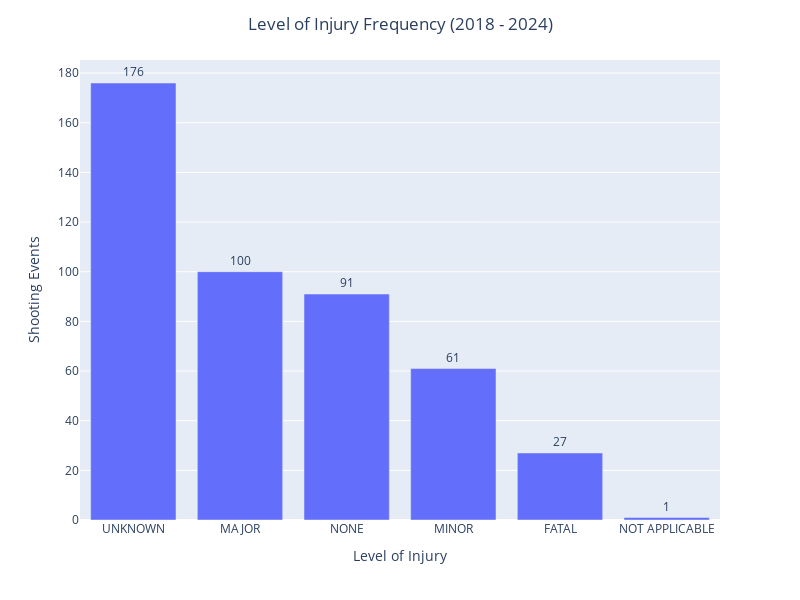

The notebook cell saved with this chart:
### Code cell
fig = px.bar(LoI, x = LoI.index, y = LoI.values, text = LoI.values, width=800, height=600,
        labels={"index": "Level of Injury", "y" : "Shooting Events"}
)

fig.update_traces(textposition='outside')
fig.update_layout(title={
                         'text': 'Level of Injury Frequency (2018 - 2024)',
                         'x': 0.5,  # Center the title horizontally
                         'xanchor': 'center'  # Anchor the title to the center
})


fig.show()

### Figure 1 — Plotly figure (JSON) as saved in the notebook; plotly's stock layout.template omitted (floating-point values rounded to 4 significant figures)
{"data": [{"alignmentgroup": "True", "hovertemplate": "Level of Injury=%{x}<br>Shooting Events=%{y}<br>text=%{text}<extra></extra>", "legendgroup": "", "marker": {"color": "#636efa", "pattern": {"shape": ""}}, "name": "", "offsetgroup": "", "orientation": "v", "showlegend": false, "text": [176, 100, 91, 61, 27, 1], "textposition": "outside", "x": ["UNKNOWN", "MAJOR", "NONE", "MINOR", "FATAL", "NOT APPLICABLE"], "xaxis": "x", "y": [176, 100, 91, 61, 27, 1], "yaxis": "y", "type": "bar"}], "layout": {"xaxis": {"anchor": "y", "domain": [0, 1], "title": {"text": "Level of Injury"}}, "yaxis": {"anchor": "x", "domain": [0, 1], "title": {"text": "Shooting Events"}}, "legend": {"tracegroupgap": 0}, "margin": {"t": 60}, "barmode": "relative", "height": 600, "width": 800, "title": {"text": "Level of Injury Frequency (2018 - 2024)", "x": 0.5, "xanchor": "center"}}}
